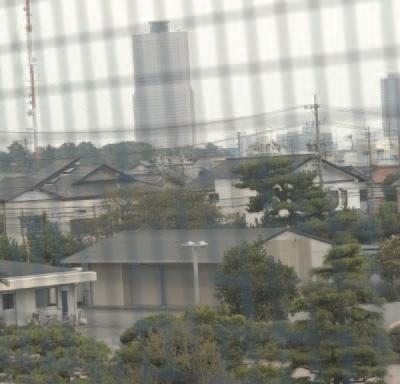
%> input picture object/01.png, 400 x 384 px
$ octave demo01.m   (GNU Octave 9; MATLAB toolbox functions it lacks are replaced by stand-ins)
%> lines starting %> are read from the running program, lines starting %| are printed output that depends on the picture; in (x1, y1, x2, y2) boxes, pixels count from 0 and x2, y2 are one past the last pixel; in counts of white or black regions, pixels touching at a corner belong together; the program's own positions count from 1
### component.m
function[ M, counts, s_counts ] = component(mask, connected ,th)
% Extract the connected components of fence according to th
[m,n] = size(mask);

[L,num] = bwlabel(mask,connected);
counts(1:num) = double(1);

for i= 1:m
    for j = 1:n
        if(L(i,j) > 0 )
            counts(1,L(i,j)) = double(counts(1,L(i,j))+1);
        end

    end
end

%sorts counts in descending order.
s_counts = sort(counts , 'descend');

counter = 1;

for i = 1:th
    x = s_counts(i);
    location = find(counts == x);
    [p q] = size(location);

    if(p>1)
        for j = 1:p
            locations(counter , 1) = location(p,1);
            counter = counter + 1;
        end
    else
        locations(counter , 1 ) = location(p,1);
        counter = counter + 1;
    end

    if(counter > th)
        break;
    end

end

M(m,n) = zeros;

for i = 1:th

    z = locations(i , 1);

    for j = 1:m
        for k =1:n

            if( L(j,k) == z)
                M(j,k) = 1;

            end
        end
    end


end

end

### recovering.m
function [ recovered_img ] = recovering(original_image, original_mask, fill_image, mask)

[height,width] = size(mask);
level = floor(log2(min(height, width)));
pyramid_fill_img = cell(1, level);
pyramid_mask = cell(1, level);

flag = 1; %Check for the presence of marked region
count = 0; %Counts the levels

pyramid_fill_img{count+1} = fill_image;
pyramid_mask{count+1} = mask;
count = count+1;

% Downsampling
% Recursive Identification Methods (RIM)
for i=1:level
    if(flag==1)
        [RIM] = shrink(fill_image);
        [mask] = shrink(mask);

% Check for black
        ind = find(mask == 1);
        if ~size(ind)
            flag = 0;
        elseif size(mask, 1) <= 300
            flag = 0;
            [RIM] = inpainting(RIM, RIM, [0 0 0]);
            RIM = uint8(RIM);
        end

        count = count+1;
        pyramid_fill_img{count} = RIM;
        pyramid_mask{count} = mask;
        fill_image = RIM;
        clear rim;
    else
        break;
    end
end
%Matlab・s built-in cellfun function enabled ．isempty・ processing functions.
pyramid_fill_img = pyramid_fill_img(~cellfun('isempty', pyramid_fill_img));
pyramid_mask = pyramid_mask(~cellfun('isempty', pyramid_mask));


% Upsampling
for i=count:-1:2
    img = pyramid_fill_img{i};

    exp = expand(img);

    mask = pyramid_mask{i-1};
    recovered_img = pyramid_fill_img{i-1};
    [x,y] = find(mask==1);
    for j=1:size(x)
        if mask(x(j), y(j))
            recovered_img(x(j), y(j),1) = exp(x(j), y(j),1);
            recovered_img(x(j), y(j),2) = exp(x(j), y(j),2);
            recovered_img(x(j), y(j),3) = exp(x(j), y(j),3);
        end
    end

    pyramid_fill_img{i-1} = recovered_img;
    if i ~= 2
        clear recovered_img im exp mask
    end
end

end

### shrink.m
function [ output_image ] = shrink( image )
% Maximum absolute difference between high-resolution images fitted by downsampling.
[M, N, ~]=size(image);
output_image=image(1:2:M, 1:2:N,:);

end

### inpainting.m
function [inpainted_img,fill_img] = inpainting(original_image,fill_image,fill_color)
%Exemplar-based inpainting
%Refer by http://www.di.unito.it/~farid/Research/defencing.html
[img,fill_img,fill_region] = loadimgs(original_image,fill_image,fill_color);
img = double(img);
ori_img = img;
ind_img = img2ind(img);
mn = [size(img,1) size(img,2)];
source_region = ~fill_region;

%Initialize isophote values
[Ix(:,:,3) ,Iy(:,:,3)] = gradient(img(:,:,3));
[Ix(:,:,2) ,Iy(:,:,2)] = gradient(img(:,:,2));
[Ix(:,:,1) ,Iy(:,:,1)] = gradient(img(:,:,1));
Ix = sum(Ix,3)/(3*255);
Iy = sum(Iy,3)/(3*255);
%Rotation gradient 90 degrees
temp = Ix; Ix = -Iy;
Iy = temp;

%Initialize confidence and data terms
% C - MxN matrix of confidence values accumulated over all iterations.
% D - MxN matrix of data term values accumulated over all iterations.
C = double(source_region);
D = repmat(-.1,mn);
iteration = 1;
% Visualization stuff
if nargout==6
  ori_img(1,1,:) = fill_color;
  iteration = 2;
end

% Loop until the entire filled area is covered
while any(fill_region(:))
  % Find contour & normalized gradients of fill region
  fill_region_D = double(fill_region);
  edge = find(conv2(fill_region_D,[1,1,1;1,-8,1;1,1,1],'same')>0);


  [Jx,Jy] = gradient(double(~fill_region));
  J = [Jx(edge(:)) Jy(edge(:))];
  J = normr(J);
  % handle NaN and Inf
  J(~isfinite(J))=0;

  % Calculate confidence along the fill front
  for K=edge'
    max_pri_patch = getpatch(mn,K);
    L = max_pri_patch(~(fill_region(max_pri_patch)));
    C(K) = sum(C(L))/numel(max_pri_patch);
  end

  % Calculate patch priorities = confidence term * data term
  D(edge) = abs(Ix(edge).*J(:,1)+Iy(edge).*J(:,2)) + 0.001;
  priorities = C(edge).* D(edge);

  % Find patch with maximum priority, max_pri_patch
  [unused,ndx] = max(priorities(:));
  M = edge(ndx(1));
  [max_pri_patch,rows,cols] = getpatch(mn,M);
  fillin = fill_region(max_pri_patch);

  % Find exemplar that minimizes error, min_error
  min_error = bestexemplar(img,img(rows,cols,:),fillin',source_region);

  % Update fill region
  fillin = logical(fillin);
  fill_region(max_pri_patch(fillin)) = false;

  % Propagate confidence & isophote values
  C(max_pri_patch(fillin))  = C(M);
  Ix(max_pri_patch(fillin)) = Ix(min_error(fillin));
  Iy(max_pri_patch(fillin)) = Iy(min_error(fillin));

  % Copy image data from min_error to max_pri_patch
  ind_img(max_pri_patch(fillin)) = ind_img(min_error(fillin));
  img(rows,cols,:) = ind2img(ind_img(rows,cols),ori_img);

  % Visualization stuff
  if nargout==6
    ind2_img = ind_img;
    ind2_img(logical(fill_region)) = 1;
  end
  iteration = iteration+1;
end

inpainted_img=img;

% Scans over the entire image (with a sliding window)
% for the exemplar with the minimizes error
%Call C/C ++ and Fortran MEX function from MATLAB
% [7 lines left out: function bestexemplar, not called in this run]

% Returns the 9x9 color patch centered on the pixel index
% [8 lines left out: function getpatch, not called in this run]

% Convert (row, column) subscript style index to Matlab index style index
% [4 lines left out: function sub2ndx, not called in this run]

%Convert indexed images to RGB images as a color map
% [4 lines left out: function ind2img, not called in this run]

%Use the image itself as a color map to convert RGB images to index images
function ind_img = img2ind(img)
s=size(img);
ind_img=reshape(1:s(1)*s(2),s(1),s(2));

% Load the image and its filled region as marker values to understand which pixels to fill
function [img,fill_img,fill_region] = loadimgs(img,fill_img,fill_color)
fill_region = fill_img(:,:,1)==fill_color(1) & ...
    fill_img(:,:,2)==fill_color(2) & fill_img(:,:,3)==fill_color(3);

### demo01.m
tic;
close all;
clear all;
object_image = imread('demo_image\object\01.png');
%> object_image is the input picture: size 384x400x3 uint8; mean R, G, B 148, 148.8, 140.8
fence_image = imread('demo_image\fence\01.png');
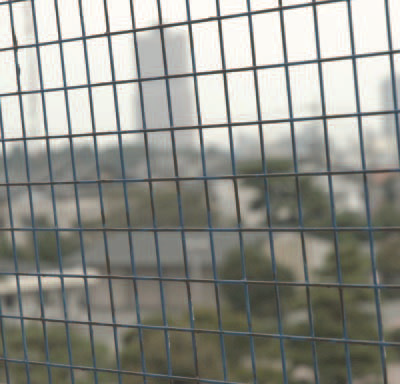
%> input picture fence/01.png, 400 x 384 px
%> fence_image is the input picture: size 384x400x3 uint8; mean R, G, B 145.4, 146.3, 138.9
%Setup
fill_image = object_image;
set1 = 5 ;
set2 = 50 ;
% The value of connected is 4 or 8
% Indicating whether to search the area by 4 connected or 8 connected
connected = 8;
% Threshold of connected components
th = 1;
%Structural element objects for operations such as expansion corrosion and opening and closing operations
se = strel('disk',2);

% Gaussian blur
% Returns a rotationally symmetric Gaussian low-pass filter with dimensions of standard deviation
h1 = fspecial('gaussian',set1,set1*2);
o_img_gray = rgb2gray(object_image);
f_img_gray = rgb2gray(fence_image);
o_img_blur = imfilter(o_img_gray , h1, 'symmetric');
f_img_blur = imfilter(f_img_gray , h1, 'symmetric');
% Identification fences
o_img_sub = imsubtract(o_img_gray,o_img_blur);
f_img_sub = imsubtract(f_img_gray,f_img_blur);
% Extraction fences
f_img_sub_blur = imfilter(f_img_sub , h1, 'symmetric');
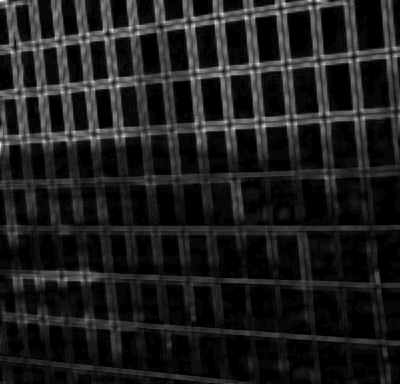
%> f_img_sub_blur: size 384x400 uint8; min 0, max 34, mean 3.9; drawn with min black and max white
o_img_sub_D = double(o_img_sub);
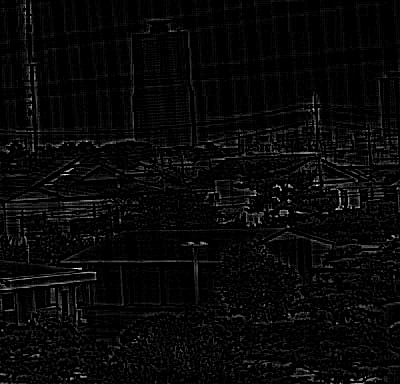
%> o_img_sub_D: size 384x400 double; min 0, max 59, mean 2; mean of the top-left, top-right, bottom-left and bottom-right quarters 1.6, 1.7, 2.3, 2.2; drawn with min black and max white
f_img_sub_blur_D = double(f_img_sub_blur);
[h,w] = size(o_img_sub_D);
%> h = 384; w = 400
[r,c] = size(f_img_sub_blur_D);
%> r = 384; c = 400
sub_img = zeros();

%Into a mask image
for i=1:r
    for j=1:c
        if f_img_sub_blur_D(i, j) > 1
            sub_img(i, j) = 1;
        else
            sub_img(i, j) = 0;
        end
    end
end
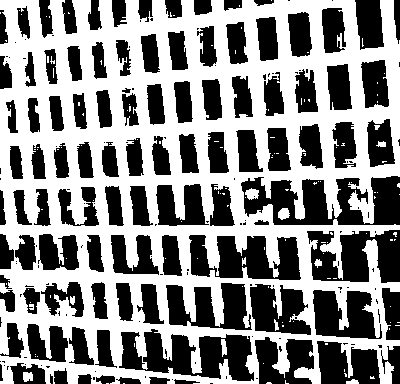
%> sub_img: size 384x400 double; values 0 (black) and 1 (white), 53.4% white; 196 black regions (95 under 20 px), largest, box (x1, y1, x2, y2) and area: (241, 176, 400, 225) 4813, (119, 329, 254, 381) 4053, (189, 235, 301, 280) 3436

% Optimize the raised fence part
% Extract the fence parts
[sub_img_C] = component(sub_img, connected, th);
%> in component, `[L,num] = bwlabel(mask,connected);`:
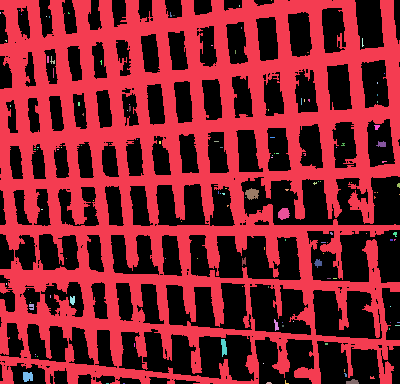
%> L: size 384x400 double; 129 distinct labels, from 0 to 128; one colour per label, 0 black
%> in component, `[L,num] = bwlabel(mask,connected);`: num = 128
%> after the loop in component, `for i= 1:m`: counts = 128 values, max 81002 at index 1, min 2 at index 6, mean 642.1
%> in component, `s_counts = sort(counts , 'descend');`: s_counts = 128 values, max 81002 at index 1, min 2 at index 88, mean 642.1
%> the loop in component, `for i = 1:th` made 1 pass
%> (x, location, p, q) on pass 1: (81002, 1, 1, 1)
%> after the loop in component, `for i = 1:th`: counter = 2
%> in component, `M(m,n) = zeros;`: M: size 384x400 double; every value is 0
%> the loop in component, `for i = 1:th` made 1 pass
%> z on pass 1: 1
%> after the loop in component, `for i = 1:th`: M: size 384x400 double; values 0 (black) and 1 (white), 52.7% white; 195 black regions (94 under 20 px), largest, box (x1, y1, x2, y2) and area: (241, 176, 400, 225) 5076, (119, 329, 254, 381) 4134, (189, 235, 301, 280) 3468

% Reduced or increased the fence size
sub_img_thin = imerode(sub_img_C,se);
%> sub_img_thin: size 384x400 double; values 0 (black) and 1 (white), 35% white; 44 white regions (32 under 20 px), largest, box (x1, y1, x2, y2) and area: (0, 0, 400, 384) 51587, (0, 357, 257, 384) 1157, (365, 241, 376, 268) 185
%sub_img_coarse = imdilate(sub_img_C,se);

%Remove the fence in the original image
img_dil = ones();
img_imd = imdilate(sub_img_thin, img_dil);

[m n] = size(img_imd);
%> m = 384; n = 400
for i=1:m
    for j=1:n
        if img_imd(i,j)
        fill_image(i,j,1) = 0;
        fill_image(i,j,2) = 0;
        fill_image(i,j,3) = 0;
        end
    end
end
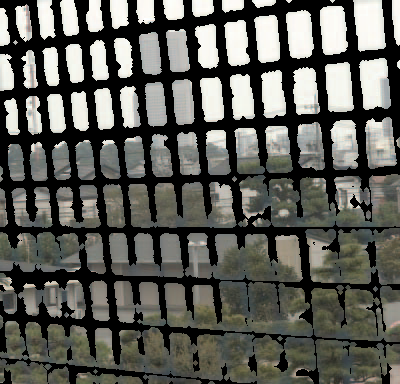
%> fill_image: size 384x400x3 uint8; mean R, G, B 92.2, 92.6, 86.7

%Inpainted and restored image
mask = sub_img_thin;
mask = im2bw(mask, 0.5);

recovered_image = recovering(object_image, mask, fill_image, mask);
%> the loop in recovering, `for i=1:level` made 1 pass
%> pass 1, in inpainting, `ind_img = img2ind(img);`:
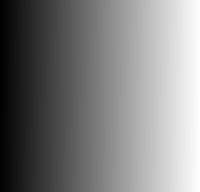
%> ind_img: size 192x200 double; min 1, max 38400, mean 19200.5; drawn with min black and max white
%> the run ends on the next line
